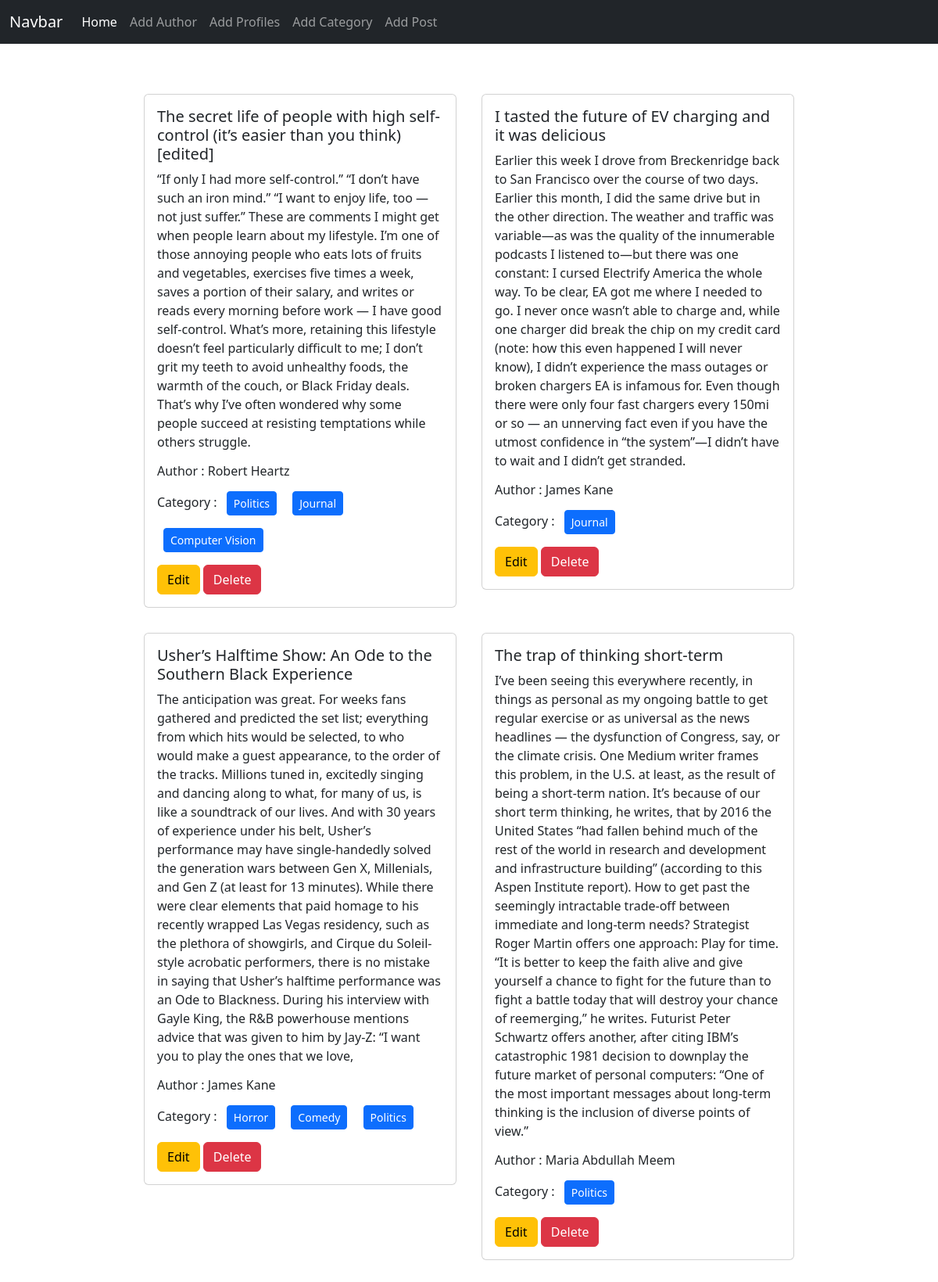
The page / on the database its author committed.
### post/models.py (models this page shows)
class Post(models.Model):
    title = models.CharField(max_length = 200)
    content = models.TextField()
    category = models.ManyToManyField(Category)
    author = models.ForeignKey(Author, on_delete = models.CASCADE)
    def __str__(self):
        return self.title

### author/models.py (models this page shows, shortened)
class Author (models.Model):
    name = models.CharField(max_length = 50)
    bio = models.TextField()
    phone = models.CharField(max_length = 15)

### category/models.py (models this page shows, shortened)
class Category (models.Model):
    name = models.CharField(max_length = 100)

### blog_project/views.py (the view)
# urls.py: path('', views.home,name='Home'),
def home(req):
    data = Post.objects.all()
    print(data)
    return render (req,'home.html',{'data':data})

### templates/home.html (shortened to what this page needs)
{% extends 'base.html' %}
{% load static %}
{% block content %}
<div class="d-flex flex-wrap justify-content-center mt-5 mb-5">
{% for i in data %}
  <div class="col-sm-4 mx-3 my-3">
     <div class="card">
          <div class="card-body">
                <h5 class="card-title">{{i.title}}</h5>
                <p class="card-text">{{i.content}}</p>
                <h6>Author : {{i.author.name}} </h6>
                <h6>Category :
                    {% for j in i.category.all %}
                      <button class="btn btn-sm btn-primary m-2">{{j.name}}</button>
                    {% endfor %}
                </h6>
                <a href="{% url 'edit' i.id %}" class="btn btn-warning">Edit</a>
                <a href="{% url 'delete' i.id %}" class="btn btn-danger">Delete</a>
           </div>
        </div>
  </div>
{% endfor %}
</div>
{% endblock %}

### templates/base.html (shortened to what this page needs)
{% load static %}
<!DOCTYPE html>
<html lang="en">
<head>
    <link href="https://cdn.jsdelivr.net/npm/bootstrap@5.3.3/dist/css/bootstrap.min.css" rel="stylesheet">
</head>
<body>
    <nav class="navbar navbar-expand-lg navbar-dark bg-dark">
        <div class="container-fluid">
          <a class="navbar-brand text-white" href="#">Navbar</a>
          <div class="collapse navbar-collapse" id="navbarSupportedContent">
            <ul class="navbar-nav me-auto mb-2 mb-lg-0">
              <li class="nav-item">
                <a class="nav-link active" href="{% url 'Home' %}">Home</a>
              </li>
              <li class="nav-item">
                <a class="nav-link" href="{% url 'Author' %}"> Add Author</a>
              </li>
              <li class="nav-item">
                <a class="nav-link" href="{% url 'Profiles'%}">Add Profiles</a>
              </li>
              <li class="nav-item">
                <a class="nav-link" href="{% url 'Category'%}">Add Category</a>
              </li>
              <li class="nav-item">
                <a class="nav-link" href="{% url 'Post'%}">Add Post</a>
              </li>
            </ul>
          </div>
        </div>
      </nav>
    {% block content %}
    {% endblock %}
    <link href="https://cdn.jsdelivr.net/npm/bootstrap@5.3.3/dist/css/bootstrap.min.css" rel="stylesheet">
</body>
</html>

### rows shown on the page
Post: title "The secret life of people with high self-control (it’s easier than you think) [edited]", content "“If only I had more self-control.” “I don’t have such an iron mind.” “I want to enjoy life, too — not just suffer.” These are comments I might get when people learn about my lifestyle. I’m one of those annoying people who eats lots of fruits and vegetables, exercises five times a week, saves a portion of their salary, and writes or reads every morning before work — I have good self-control. What’s more, retaining this lifestyle doesn’t feel particularly difficult to me; I don’t grit my teeth to avoid unhealthy foods, the warmth of the couch, or Black Friday deals. That’s why I’ve often wondered why some people succeed at resisting temptations while others struggle.", author.name "Robert Heartz"
Category: name "Politics"
Category: name "Journal"
Category: name "Computer Vision"
Post: title "I tasted the future of EV charging and it was delicious", content "Earlier this week I drove from Breckenridge back to San Francisco over the course of two days. Earlier this month, I did the same drive but in the other direction. The weather and traffic was variable—as was the quality of the innumerable podcasts I listened to—but there was one constant: I cursed Electrify America the whole way. To be clear, EA got me where I needed to go. I never once wasn’t able to charge and, while one charger did break the chip on my credit card (note: how this even happened I will never know), I didn’t experience the mass outages or broken chargers EA is infamous for. Even though there were only four fast chargers every 150mi or so — an unnerving fact even if you have…", author.name "James Kane"
Post: title "Usher’s Halftime Show: An Ode to the Southern Black Experience", content "The anticipation was great. For weeks fans gathered and predicted the set list; everything from which hits would be selected, to who would make a guest appearance, to the order of the tracks. Millions tuned in, excitedly singing and dancing along to what, for many of us, is like a soundtrack of our lives. And with 30 years of experience under his belt, Usher’s performance may have single-handedly solved the generation wars between Gen X, Millenials, and Gen Z (at least for 13 minutes). While there were clear elements that paid homage to his recently wrapped Las Vegas residency, such as the plethora of showgirls, and Cirque du Soleil-style acrobatic performers, there is no mistake in saying…", author.name "James Kane"
Category: name "Horror"
Category: name "Comedy"
Post: title "The trap of thinking short-term", content "I’ve been seeing this everywhere recently, in things as personal as my ongoing battle to get regular exercise or as universal as the news headlines — the dysfunction of Congress, say, or the climate crisis. One Medium writer frames this problem, in the U.S. at least, as the result of being a short-term nation. It’s because of our short term thinking, he writes, that by 2016 the United States “had fallen behind much of the rest of the world in research and development and infrastructure building” (according to this Aspen Institute report). How to get past the seemingly intractable trade-off between immediate and long-term needs? Strategist Roger Martin offers one approach: Play for time. “It…", author.name "Maria Abdullah Meem"
